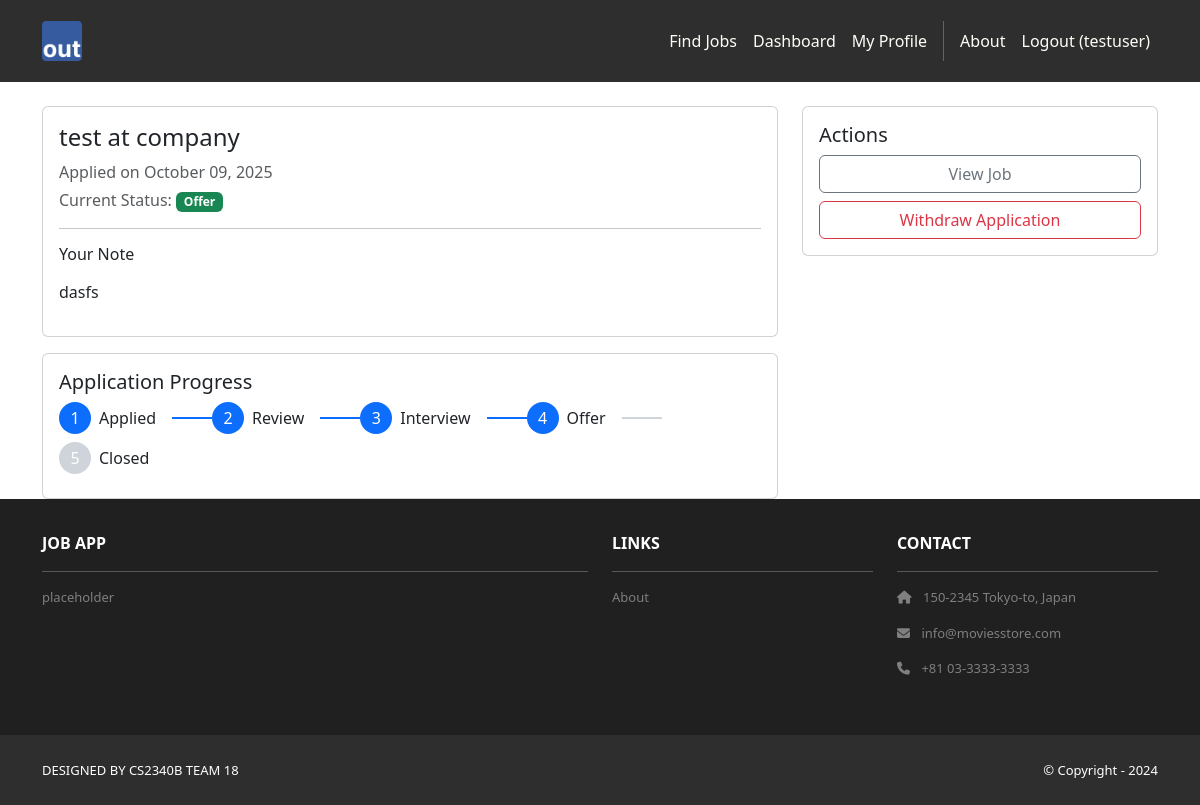
/jobs/applications/7/ (signed in), run on the app's committed database.
### jobs/models.py (models this page shows, shortened)
class Job(models.Model):
    JOB_TYPE_CHOICES = [
        ('full_time', 'Full Time'),
        ('part_time', 'Part Time'),
        ('contract', 'Contract'),
        ('internship', 'Internship'),
        ('temporary', 'Temporary'),
    ]
    REMOTE_CHOICES = [
        ('remote', 'Remote'),
        ('hybrid', 'Hybrid'),
        ('onsite', 'On-site'),
    ]
    EXPERIENCE_CHOICES = [
        ('entry', 'Entry Level (0-2 years)'),
        ('mid', 'Mid Level (3-5 years)'),
        ('senior', 'Senior Level (6+ years)'),
        ('executive', 'Executive Level'),
    ]
    title = models.CharField(max_length=200)
    company = models.CharField(max_length=200)
    description = models.TextField()
    requirements = models.TextField(help_text="Job requirements and qualifications")
    posted_by = models.ForeignKey(User, on_delete=models.CASCADE, related_name='posted_jobs')
    job_type = models.CharField(max_length=20, choices=JOB_TYPE_CHOICES, default='full_time')
    remote_type = models.CharField(max_length=20, choices=REMOTE_CHOICES, default='onsite')
    experience_level = models.CharField(max_length=20, choices=EXPERIENCE_CHOICES, default='mid')
    salary_min = models.DecimalField(max_digits=10, decimal_places=2, null=True, blank=True)
    salary_max = models.DecimalField(max_digits=10, decimal_places=2, null=True, blank=True)
    salary_currency = models.CharField(max_length=3, default='USD')
    salary_period = models.CharField(max_length=20, choices=[
        ('hourly', 'Per Hour'),
        ('monthly', 'Per Month'),
        ('yearly', 'Per Year'),
    ], default='yearly')
    city = models.CharField(max_length=100)
    state = models.CharField(max_length=100)
    country = models.CharField(max_length=100, default='United States')
    postal_code = models.CharField(max_length=20, blank=True)
    latitude = models.DecimalField(max_digits=9, decimal_places=6, null=True, blank=True, help_text="Latitude for map display")
    longitude = models.DecimalField(max_digits=9, decimal_places=6, null=True, blank=True, help_text="Longitude for map display")
    full_address = models.TextField(blank=True, help_text="Full address for geocoding and display")
    required_skills = models.TextField(blank=True, help_text="Required skills, separated by commas")
    preferred_skills = models.TextField(blank=True, help_text="Preferred skills, separated by commas")
    visa_sponsorship = models.BooleanField(default=False, help_text="Visa sponsorship available")
    benefits = models.TextField(blank=True, help_text="Benefits and perks")
    is_active = models.BooleanField(default=True)
    application_deadline = models.DateField(null=True, blank=True)
    created_at = models.DateTimeField(auto_now_add=True)
    updated_at = models.DateTimeField(auto_now=True)
    class Meta:
        ordering = ['-created_at']
        verbose_name = 'Job Posting'
        verbose_name_plural = 'Job Postings'

class JobApplication(models.Model):
    STATUS_CHOICES = [
        ('applied', 'Applied'),
        ('review', 'Under Review'),
        ('interview', 'Interview'),
        ('offer', 'Offer Extended'),
        ('accepted', 'Offer Accepted'),
        ('rejected', 'Rejected'),
        ('withdrawn', 'Withdrawn'),
    ]
    KANBAN_STATUS_CHOICES = [
        ('applied', 'Applied'),
        ('review', 'Review'),
        ('interview', 'Interview'),
        ('offer', 'Offer'),
        ('closed', 'Closed'),
    ]
    job = models.ForeignKey(Job, on_delete=models.CASCADE, related_name='applications')
    applicant = models.ForeignKey(User, on_delete=models.CASCADE, related_name='job_applications')
    cover_letter = models.TextField(blank=True, help_text="Optional cover letter or note")
    status = models.CharField(max_length=20, choices=STATUS_CHOICES, default='applied')
    kanban_status = models.CharField(max_length=20, choices=KANBAN_STATUS_CHOICES, default='applied', help_text="Status for kanban board management")
    applied_at = models.DateTimeField(auto_now_add=True)
    updated_at = models.DateTimeField(auto_now=True)
    class Meta:
        unique_together = ['job', 'applicant']  # Prevent duplicate applications
        ordering = ['-applied_at']
    def get_kanban_display_status(self):
        return dict(self.KANBAN_STATUS_CHOICES)[self.kanban_status]

### jobs/views.py (the view)
# urls.py: path('applications/<int:pk>/', views.application_detail, name='application_detail'),
@applicant_required
def application_detail(request, pk):
    application = get_object_or_404(JobApplication, pk=pk, applicant=request.user)
    job = application.job
    steps = ['applied', 'review', 'interview', 'offer', 'closed']
    status_normalized = application.status
    if application.status in ['accepted', 'rejected', 'withdrawn']:
        status_normalized = 'closed'
    current_index = steps.index(status_normalized) if status_normalized in steps else 0
    context = {
        'template_data': {
            'title': f'Application - {job.title}',
            'user_type': 'applicant'
        },
        'application': application,
        'job': job,
        'steps': steps,
        'current_index': current_index
    }
    return render(request, 'jobs/application_detail.html', context)

### jobs/templates/jobs/application_detail.html (shortened to what this page needs)
{% extends 'base.html' %}
{% block content %}
<div class="container mt-4">
  <div class="row">
    <div class="col-md-8">
      <div class="card mb-3">
        <div class="card-body">
          <h4 class="card-title">{{ job.title }} at {{ job.company }}</h4>
          <p class="text-muted mb-1">Applied on {{ application.applied_at|date:"F d, Y" }}</p>
          <p class="text-muted">Current Status:
            <span class="badge
              {% if application.kanban_status == 'applied' %}bg-primary
              {% elif application.kanban_status == 'review' %}bg-warning
              {% elif application.kanban_status == 'interview' %}bg-info
              {% elif application.kanban_status == 'offer' %}bg-success
              {% elif application.kanban_status == 'closed' %}bg-secondary
              {% endif %}">
              {{ application.get_kanban_display_status }}
            </span>
          </p>
          {% if application.cover_letter %}
            <hr />
            <h6>Your Note</h6>
            <p>{{ application.cover_letter|linebreaks }}</p>
          {% endif %}
        </div>
      </div>
      <div class="card">
        <div class="card-body">
          <h5 class="card-title">Application Progress</h5>
          <div class="d-flex align-items-center flex-wrap">
            {% for step in steps %}
              {% with idx=forloop.counter0 %}
              <div class="d-flex align-items-center mb-2">
                <div class="rounded-circle text-white d-flex align-items-center justify-content-center"
                     style="width:32px;height:32px;background-color:{% if idx <= current_index %}#0d6efd{% else %}#ced4da{% endif %};">
                  {{ forloop.counter }}
                </div>
                <span class="ms-2 me-3 text-capitalize">{{ step }}</span>
                {% if not forloop.last %}
                  <div style="width:40px;height:2px;background-color:{% if idx < current_index %}#0d6efd{% else %}#ced4da{% endif %};"></div>
                {% endif %}
              </div>
              {% endwith %}
            {% endfor %}
          </div>
        </div>
      </div>
    </div>
    <div class="col-md-4">
      <div class="card">
        <div class="card-body">
          <h5 class="card-title">Actions</h5>
          <a href="{% url 'jobs:detail' job.pk %}" class="btn btn-outline-secondary w-100 mb-2">View Job</a>
          {% if application.status not in 'accepted rejected withdrawn' %}
          <form method="post" action="{% url 'jobs:application_withdraw' application.pk %}">
            <button type="submit" class="btn btn-outline-danger w-100">Withdraw Application</button>
          </form>
          {% else %}
            <button class="btn btn-outline-secondary w-100" disabled>Application Closed</button>
          {% endif %}
        </div>
      </div>
    </div>
  </div>
</div>
{% endblock %}

### jobapp/templates/base.html (shortened to what this page needs)
<!DOCTYPE html>
<html>
    {% load static %}
  <head>
    <link href="https://cdn.jsdelivr.net/npm/bootstrap@5.3.3/dist/css/bootstrap.min.css" rel="stylesheet">
    <link rel="stylesheet" href="https://cdnjs.cloudflare.com/ajax/libs/font-awesome/6.1.1/css/all.min.css">
    <link rel="stylesheet" type="text/css"
          href="{% static 'css/style.css' %}">
  </head>
  <body>
     <nav class="p-3 navbar navbar-dark bg-dark
         navbar-expand-lg">
      <div class="container">
        <a class="navbar-brand"
           href="{% url 'home.index' %}">
          <img src="{% static 'img/logo.png' %}" alt="logo"
               height="40" />
        </a>
        <div class="collapse navbar-collapse"
             id="navbarNavAltMarkup">
          <div class="navbar-nav ms-auto navbar-ml">
            {% if user.is_authenticated %}
              {% if template_data.user_type == 'applicant' %}
                <a class="nav-link" href="{% url 'jobs:list' %}">Find Jobs</a>
              {% endif %}
            {% else %}
              <a class="nav-link" href="{% url 'jobs:list' %}">Find Jobs</a>
            {% endif %}
            {% if user.is_authenticated %}
              {% if template_data.user_type == 'applicant' %}
                <a class="nav-link" href="{% url 'applicants:dashboard' %}">Dashboard</a>
                <a class="nav-link" href="{% url 'applicants:profile' %}">My Profile</a>
              {% elif template_data.user_type == 'recruiter' %}
                <a class="nav-link" href="{% url 'recruiters:dashboard' %}">Dashboard</a>
                <a class="nav-link" href="{% url 'jobs:create' %}">Post Job</a>
                <a class="nav-link" href="{% url 'jobs:recruiter_jobs' %}">My Jobs</a>
              {% endif %}
              <a class="nav-link" href="{% url 'home.about' %}">About</a>
              <a class="nav-link" href="{% url 'accounts.logout' %}">Logout ({{user.username }})</a>
            {% else %}
              <a class="nav-link" href="{% url 'home.about' %}">About</a>
              <div class="vr bg-white mx-2 d-none d-lg-block"></div>
              <a class="nav-link" href="{% url 'accounts.login' %}">Login</a>
              <a class="nav-link" href="{% url 'accounts.signup' %}">Sign Up</a>
            {% endif %}
          </div>
        </div>
      </div>
    </nav>
    <div>
      {% block content %}
      {% endblock content %}
    </div>
     <section class="p-3 ms-footer d-none d-md-block">
      <div class="container">
        <div class="row mt-3 text-white">
          <div class="col-md-6 col-lg-6 col-xl-6
               mx-auto mb-4">
            <b>JOB APP</b>
            <hr />
            <p>
              placeholder
            </p>
          </div>
          <div class="col-md-3 col-lg-3 col-xl-3
               mx-auto mb-4">
            <b>LINKS</b>
            <hr />
            <p><a class="nav-link"
              href="{% url 'home.about' %}">
              About
            </a></p>
          </div>
          <div class="col-md-3 col-lg-3 col-xl-3 mx-auto
               mb-4">
            <b>CONTACT</b>
            <hr />
            <p><i class="fas fa-home me-2"></i>
              150-2345 Tokyo-to, Japan
            </p>
            <p><i class="fas fa-envelope me-2"></i>
              info@moviesstore.com
            </p>
            <p><i class="fas fa-phone me-2"></i>
              +81 03-3333-3333
            </p>
          </div>
        </div>
      </div>
    </section>
    <section class="p-3 ms-footer-bottom bg-dark">
      <div class="container d-flex
           justify-content-between">
        <div class="me-5 text-white">
          <span>DESIGNED BY
            CS2340B TEAM 18
          </span>
        </div>
        <div class="text-white">
          <span>© Copyright - 2024</span>
        </div>
      </div>
    </section>
  </body>
</html>

### jobapp/static/css/style.css (style rules this page uses)
.navbar a.nav-link { color: #FFFEF6 !important; }
.bg-dark { background-color: #2E2E2E !important; }
.ms-footer { background-color: #202020; }
.ms-footer p { color: #7F7F7F; font-size: 13px; }
.ms-footer-bottom span { font-size: 13px; line-height: 38px; }

### data on the page
Job: title "test", company "company"
JobApplication: applied_at "October 09, 2025", get_kanban_display_status "Offer", cover_letter "dasfs"

### other printed values
{{ user.username }} "testuser"
{{ step }} "Applied" "Review" "Interview" "Offer" "Closed"
